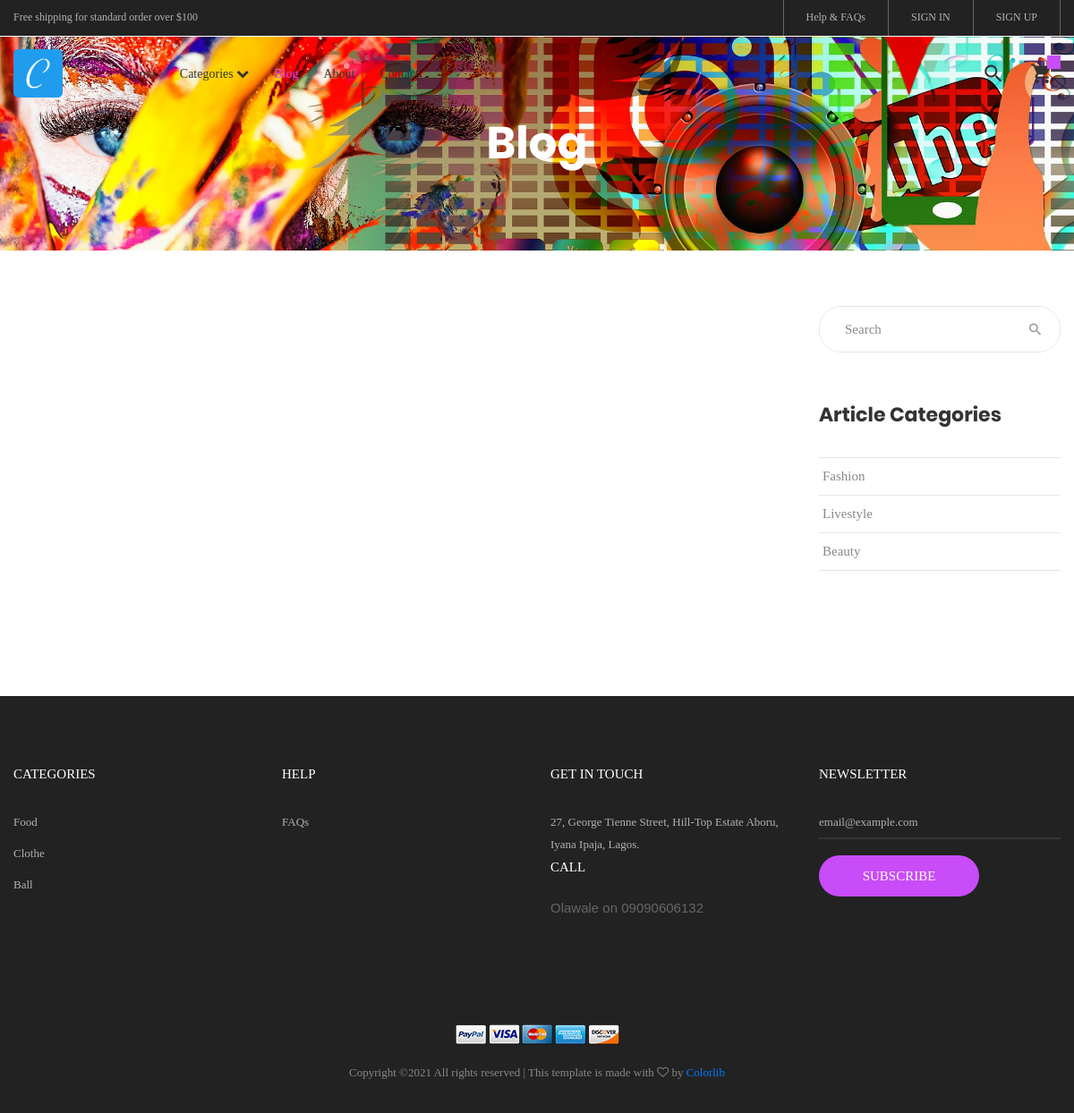
The app's page /blog/search/ with its own data.
### web/models.py (models this page shows, shortened)
class SiteDetail(models.Model):
    name = models.CharField(max_length = 100)
    logo = models.ImageField(upload_to = 'site_detail/images')
    favicon = models.ImageField(upload_to = 'site_detail/images')
    apple_icon = models.ImageField(upload_to = 'site_detail/images')
    address = models.TextField()
    site_email = models.EmailField()
    site_biography = models.TextField()
    site_mission = models.TextField()
    site_quote = models.TextField()
    site_quote_by = models.TextField()
    our_story_image = models.ImageField(upload_to = 'site_detail/images', blank = True)
    our_mission_image = models.ImageField(upload_to = 'site_detail/images', blank = True)

class Categorie(models.Model):
    name = models.CharField(max_length = 40)
    image = models.ImageField(upload_to = 'category/images')
    slug = models.SlugField()
    class Meta:
        verbose_name_plural = "Categories"

class PhoneNumber(models.Model):
    name = models.CharField(max_length = 70)
    phone_number = models.CharField(max_length = 14)
    site = models.ForeignKey(SiteDetail, on_delete = models.CASCADE)

### blog/models.py (models this page shows, shortened)
class Categorie(models.Model):
	categories = (
		('fashion','Fashion'),
		('livestyle','Livestyle'),
		('beauty','Beauty'))
	article_category = models.CharField(max_length = 50, choices = categories)

### blog/views.py (the view)
# urls.py: path('search/',search_view, name = 'blog_search'),
def search_view(request):
    query = request.GET.get('q', None)
    user = None
    context = {}
    try:
        order = Order.objects.filter(user=request.user, ordered=False)
        if order.exists():
            context['cart'] = order[0]
        else:
            context['cart'] = order
    except:
        pass
    if request.user.is_authenticated:
        user = request.user
    context["query"] = query
    if query is not None:
        SearchQuery.objects.create(user=user, query=query)
        blog_list = Article.objects.search(query=query).filter(
            publication_status  = 'publish').order_by('-upload_date')
        context['blog_list'] = auto_paginate(request=request,
            queryset = blog_list , paginate_by = 4)
    context['subscribeform'] = SubscribeForm()
    context['site_details'] = SiteDetail.objects.get()
    context['blog_categories'] = BlogCategory.objects.all()
    context['categories'] = Categorie.objects.all()
    context['active_blog'] = True
    return render(request, 'blog/view.html',context)

### web/forms.py
class SubscribeForm(ModelForm):
	class Meta:
		model = Subscriber
		fields = '__all__'
		widgets = {
		'email': forms.EmailInput(attrs = {
			'class':'input1 bg-none plh1 stext-107 cl7',
			'placeholder':'email@example.com'
			})
		}

### blog/templates/blog/view.html (shortened to what this page needs)
{% extends 'web/base.html' %}
{% load static %}
{% block container %}
	<section class="bg-img1 txt-center p-lr-15 p-tb-92" style="background-image: url({% static 'blog/images/social-media-3758364_1920.jpg' %});">
		<h2 class="ltext-105 cl0 txt-center">
			{% if current_category %}Category: {{ current_category }}{% else %}Blog{% endif %}
		</h2>
	</section>
	<section class="bg0 p-t-62 p-b-60">
		<div class="container">
			<div class="row">
				<div class="col-md-8 col-lg-9 p-b-80">
				</div>
				<div class="col-md-4 col-lg-3 p-b-80">
					<div class="side-menu">
						<form action='/blog/search/'>
							<div class="bor17 of-hidden pos-relative">
								<input class="stext-103 cl2 plh4 size-116 p-l-28 p-r-55" type="text" name='q' placeholder="Search">
								<button class="flex-c-m size-122 ab-t-r fs-18 cl4 hov-cl1 trans-04">
									<i class="zmdi zmdi-search"></i>
								</button>
							</div>
						</form>
						<div class="p-t-55">
							<h4 class="mtext-112 cl2 p-b-33">
								Article Categories
							</h4>
							<ul>
								{% for category in blog_categories %}
								<li class="bor18">
									<a href="{% url 'blog:blog_category' category=category.article_category %}" class="dis-block stext-115 cl6 hov-cl1 trans-04 p-tb-8 p-lr-4">
										{{ category.get_article_category_display }}
									</a>
								</li>
								{% endfor %}
							</ul>
						</div>
					</div>
				</div>
			</div>
		</div>
	</section>
{% endblock %}

### web/templates/web/base.html (shortened to what this page needs)
{% load static %}
<!DOCTYPE html>
<html lang="en">
<head>
	<link rel="stylesheet" type="text/css" href="{% static 'web/vendor/bootstrap/css/bootstrap.min.css' %}">
	<link rel="stylesheet" type="text/css" href="{% static 'web/fonts/font-awesome-4.7.0/css/font-awesome.min.css' %}">
	<link rel="stylesheet" type="text/css" href="{% static 'web/fonts/iconic/css/material-design-iconic-font.min.css' %}">
	<link rel="stylesheet" type="text/css" href="{% static 'web/fonts/linearicons-v1.0.0/icon-font.min.css' %}">
	<link rel="stylesheet" type="text/css" href="{% static 'web/vendor/animate/animate.css' %}">
	<link rel="stylesheet" type="text/css" href="{% static 'web/vendor/css-hamburgers/hamburgers.min.css' %}">
	<link rel="stylesheet" type="text/css" href="{% static 'web/vendor/animsition/css/animsition.min.css' %}">
	<link rel="stylesheet" type="text/css" href="{% static 'web/vendor/select2/select2.min.css' %}">
	<link rel="stylesheet" type="text/css" href="{% static 'web/vendor/daterangepicker/daterangepicker.css' %}">
	<link rel="stylesheet" type="text/css" href="{% static 'web/vendor/slick/slick.css' %}">
	<link rel="stylesheet" type="text/css" href="{% static 'web/vendor/MagnificPopup/magnific-popup.css' %}">
	<link rel="stylesheet" type="text/css" href="{% static 'web/vendor/perfect-scrollbar/perfect-scrollbar.css' %}">
	<link rel="stylesheet" type="text/css" href="{% static 'web/css/util.css' %}">
	<link rel="stylesheet" type="text/css" href="{% static 'web/css/main.css' %}">
</head>
<body class="animsition">
	<header>
		<div class="container-menu-desktop">
			<div class="top-bar">
				<div class="content-topbar flex-sb-m h-full container">
					<div class="left-top-bar">
						Free shipping for standard order over $100
					</div>
					<div class="right-top-bar flex-w h-full">
						<a href="{% url 'web:qa' %}" class="flex-c-m trans-04 p-lr-25">
							Help & FAQs
						</a>
						{% if user.is_authenticated %}
						<a href="{% url 'users:profile' user.id %}" class="flex-c-m trans-04 p-lr-25">
							My Account
						</a>
						<a href="{% url 'users:logout' %}" class="flex-c-m trans-04 p-lr-25">
							LOGOUT
						</a>
                    	{% else %}
                    	<a href="{% url 'users:login' %}" class="flex-c-m trans-04 p-lr-25">
							SIGN IN
						</a>
						<a href="{% url 'users:signup' %}" class="flex-c-m trans-04 p-lr-25">
							SIGN UP
						</a>
                    	{% endif %}
					</div>
				</div>
			</div>
			<div class="wrap-menu-desktop">
				<nav class="limiter-menu-desktop container">
					<a href="{% url 'web:web_index' %}" class="logo">
						<img src="/assets/{{ site_details.logo }}" alt="IMG-LOGO">
					</a>
					<div class="menu-desktop">
						<ul class="main-menu">
							<li class="{% if active_home %}active-menu{% endif %}">
								<a href="{% url 'web:web_index' %}">Home</a>
							</li>
							<li class="{% if active_category %}active-menu{% endif %}">
								<a href="#">Categories <i class="fa fa-chevron-down"></i></a>
							</li>
							<li class="{% if active_blog %}active-menu{% endif %}">
								<a href="{% url 'blog:blog_index' %}">Blog</a>
							</li>
							<li class="{% if active_about %}active-menu{% endif %}">
								<a href="{% url 'web:about' %}">About</a>
							</li>
							<li class="{% if active_contact %}active-menu{% endif %}">
								<a href="{% url 'web:contact' %}">Contact</a>
							</li>
						</ul>
					</div>
					<div class="wrap-icon-header flex-w flex-r-m">
						<div class="icon-header-item cl2 hov-cl1 trans-04 p-l-22 p-r-11 js-show-modal-search">
							<i class="zmdi zmdi-search"></i>
						</div>
						<div class="icon-header-item cl2 hov-cl1 trans-04 p-l-22 p-r-11 icon-header-noti js-show-cart" data-notify="{{ cart.orderitems.count }}">
							<i class="zmdi zmdi-shopping-cart"></i>
						</div>
					</div>
				</nav>
			</div>
		</div>
	</header>
	<div class="container">
            <div class="row">
                <div class="col"></div>
                <div class="col-md-6 col-sm-12">
                </div>
                <div class="col"></div>
            </div>
        </div>
{% block container %}<br><br><br><br><br><br><br><br><br>{% endblock %}
	<footer class="bg3 p-t-75 p-b-32">
		<div class="container">
			<div class="row">
				<div class="col-sm-6 col-lg-3 p-b-50">
					<h4 class="stext-301 cl0 p-b-30">
						Categories
					</h4>
					<ul>
						{% if categories %}
						{% for category in categories %}
						<li class="p-b-10">
							<a href="{% url 'web:product_categories' category=category.name %}" class="stext-107 cl7 hov-cl1 trans-04">
								{{ category.name }}
							</a>
						</li>
						{% endfor %}
						{% endif %}
					</ul>
				</div>
				<div class="col-sm-6 col-lg-3 p-b-50">
					<h4 class="stext-301 cl0 p-b-30">
						Help
					</h4>
					<ul>
						<li class="p-b-10">
							<a href="{% url 'web:qa' %}" class="stext-107 cl7 hov-cl1 trans-04">
								FAQs
							</a>
						</li>
					</ul>
				</div>
				<div class="col-sm-6 col-lg-3 p-b-50">
					<h4 class="stext-301 cl0 p-b-30">
						GET IN TOUCH
					</h4>
					<p class="stext-107 cl7 size-201">
						{{ site_details.address }}
					</p>
					<p class="stext-107 cl7 size-201">
						<h4 class="stext-301 cl0">Call</h4><br>
						{% if site_details.phonenumber_set.all %}
						<ul>
						{% for number in site_details.phonenumber_set.all %}
						<li>{{ number.name }} on {{ number.phone_number }}</li>
						{% endfor %}
						</ul>
						{% endif %}
					</p>
					<div class="p-t-27">
					</div>
				</div>
				<div class="col-sm-6 col-lg-3 p-b-50">
					<h4 class="stext-301 cl0 p-b-30">
						Newsletter
					</h4>
					<form method="POST" action="{% url 'web:subscribe' %}">
						<div class="wrap-input1 w-full p-b-4">
							{%if subscribeform %}
							{{ subscribeform.email }}
							{% endif %}
						</div>
						<div class="p-t-18">
							<button class="flex-c-m stext-101 cl0 size-103 bg1 bor1 hov-btn2 p-lr-15 trans-04" type="submit">
								Subscribe
							</button>
						</div>
					</form>
				</div>
			</div>
			<div class="p-t-40">
				<div class="flex-c-m flex-w p-b-18">
					<a href="#" class="m-all-1">
						<img src="images/icons/icon-pay-01.png" alt="ICON-PAY">
					</a>
					<a href="#" class="m-all-1">
						<img src="images/icons/icon-pay-02.png" alt="ICON-PAY">
					</a>
					<a href="#" class="m-all-1">
						<img src="images/icons/icon-pay-03.png" alt="ICON-PAY">
					</a>
					<a href="#" class="m-all-1">
						<img src="images/icons/icon-pay-04.png" alt="ICON-PAY">
					</a>
					<a href="#" class="m-all-1">
						<img src="images/icons/icon-pay-05.png" alt="ICON-PAY">
					</a>
				</div>
				<p class="stext-107 cl6 txt-center">
Copyright &copy;<script>document.write(new Date().getFullYear());</script> All rights reserved | This template is made with <i class="fa fa-heart-o" aria-hidden="true"></i> by <a href="https://colorlib.com" target="_blank">Colorlib</a>
				</p>
			</div>
		</div>
	</footer>
</body>
</html>

### web/static/web/css/main.css (style rules this page uses)
.container { max-width: 1380px; }
@media (max-width: 1600px) { .container { max-width: 1200px; } }
.container-menu-desktop { height: auto; width: 100%; position: relative; -webkit-transition: all 0.3s; -o-transition: all 0.3s; -moz-transition: all 0.3s; transition: all 0.3s; }
.top-bar { height: 40px; background-color: #222; }
.left-top-bar { font-family: Poppins-Regular; font-size: 12px; line-height: 1.8; color: #b2b2b2; }
.right-top-bar a { font-family: Poppins-Regular; font-size: 12px; line-height: 1.8; height: 100%; color: #b2b2b2; border-right: 1px solid rgba(255,255,255,0.3); }
.right-top-bar a:first-child { border-left: 1px solid rgba(255,255,255,0.3); }
.wrap-menu-desktop { position: fixed; z-index: 1100; background-color: transparent; width: 100%; height: 84px; top: 40px; left: 0px; -webkit-transition: height 0.3s, background-color 0.3s; -o-transition: height 0.3s, background-color 0.3s; -moz-transition: height 0.3s, background-color 0.3s; transition: height 0.3s, background-color 0.3s; }
.limiter-menu-desktop { height: 100%; display: -webkit-box; display: -webkit-flex; display: -moz-box; display: -ms-flexbox; display: flex; align-items: center; background-color: transparent; }
.logo { display: -webkit-box; display: -webkit-flex; display: -moz-box; display: -ms-flexbox; display: flex; align-items: center; height: 65%; margin-right: 55px; }
.logo img { max-width: 100%; max-height: 100%; }
.menu-desktop { display: -webkit-box; display: -webkit-flex; display: -moz-box; display: -ms-flexbox; display: flex; align-items: center; height: 100%; }
.main-menu { list-style-type: none; margin: 0; display: -webkit-box; display: -webkit-flex; display: -moz-box; display: -ms-flexbox; display: flex; align-items: center; }
.main-menu > li { display: block; position: relative; padding: 20px 10px 20px 0px; margin: 0px 4px 0px 14px; }
.main-menu > li > a { font-family: Poppins-Medium; font-size: 14px; color: #333; padding: 5px 0px; transition: all 0.4s; -webkit-transition: all 0.4s; -o-transition: all 0.4s; -moz-transition: all 0.4s; }
.wrap-icon-header { flex-grow: 1; }
.icon-header-item { position: relative; font-size: 26px; line-height: 1; cursor: pointer; }
.icon-header-noti::after { content: attr(data-notify); font-family: Poppins-Regular; font-size: 12px; color: #fff; line-height: 15px; text-align: center; display: block; position: absolute; top: -7px; right: 0; min-width: 15px; height: 15px; padding: 0 3px; background-color: #c84cf8; }
.main-menu > li.active-menu > a { color: #c84cf8; }
.cl0 { color: #fff; }
.cl2 { color: #333; }
.cl4 { color: #999; }
.cl6 { color: #888; }
.cl7 { color: #b2b2b2; }
.stext-101 { font-family: Poppins-Medium; font-size: 15px; line-height: 1.466667; text-transform: uppercase; }
.stext-103 { font-family: Poppins-Regular; font-size: 15px; line-height: 1.466667; }
.stext-107 { font-family: Poppins-Regular; font-size: 13px; line-height: 1.923; }
.stext-115 { font-family: Poppins-Regular; font-size: 15px; line-height: 1.666667; }
.stext-301 { font-family: Montserrat-Bold; font-size: 15px; line-height: 1.6; text-transform: uppercase; }
.mtext-112 { font-family: Poppins-Bold; font-size: 22px; line-height: 1.333333; }
.ltext-105 { font-family: Poppins-Bold; font-size: 50px; line-height: 1.1; }
.size-103 { min-width: 179px; height: 46px; }
.size-116 { width: 100%; height: 50px; }
.size-122 { width: 55px; height: 100%; }
.size-201 { max-width: 270px; }
.bg-none { background-color: transparent; }
.bg0 { background-color: #fff; }
.bg1 { background-color: #c84cf8; }
.bg3 { background-color: #222; }
.bg-img1 { background-size: cover; background-position: center center; background-repeat: no-repeat; }
.bor1 { border-radius: 23px; }
.bor17 { border: 1px solid #e6e6e6; border-radius: 25px; }
.bor18 { border-top: 1px solid #e6e6e6; }
.bor18:last-child { border-bottom: 1px solid #e6e6e6; }
.wrap-input1 { position: relative; border-bottom: 2px solid rgba(204,204,204, 0.1); }
.input1 { background-color: transparent; width: 100%; }

### records on screen
SiteDetail: logo (picture), address "27, George Tienne Street, Hill-Top Estate Aboru, Iyana Ipaja, Lagos."
Categorie: article_category "Fashion"
Categorie: article_category "Livestyle"
Categorie: article_category "Beauty"
Categorie: name "Food"
Categorie: name "Clothe"
Categorie: name "Ball"
PhoneNumber: name "Olawale", phone_number "09090606132"
